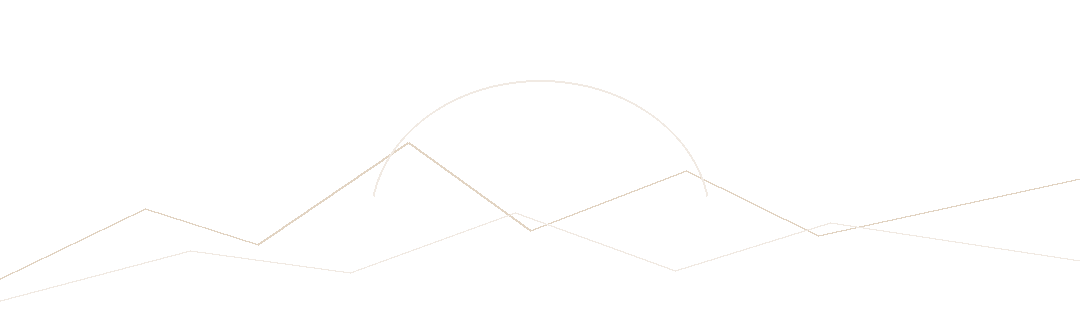
#> input picture design/source/v1.22.1/footer-baseline/light/vela_ornament_home_footer.webp, 1080 x 320 px; the run also reads 1 picture not shown here
$ python validate_v1221_footers.py
#> lines starting #> are read from the running program, lines starting #| are printed output that depends on the picture
from __future__ import annotations

import hashlib
import json
from pathlib import Path

import numpy as np
from PIL import Image, ImageFilter


ROOT = Path(__file__).resolve().parents[3]
BASELINE = Path(__file__).resolve().parent / "footer-baseline"
OUTPUT = ROOT / "design/validation/v1.22.1/footer-validation.json"
SCENES = ("home", "tasks", "insights", "settings")


def local_mean(values: np.ndarray, radius: int = 5) -> np.ndarray:
    window = radius * 2 + 1
    padded = np.pad(values, radius, mode="reflect")
    integral = np.pad(padded, ((1, 0), (1, 0)), mode="constant").cumsum(0).cumsum(1)
    total = (
        integral[window:, window:]
        - integral[:-window, window:]
        - integral[window:, :-window]
        + integral[:-window, :-window]
    )
    return total / float(window * window)


def ssim(reference: Image.Image, candidate: Image.Image) -> float:
    left = np.asarray(reference.convert("RGB"), dtype=np.float64)
    right = np.asarray(candidate.convert("RGB"), dtype=np.float64)
    c1 = (0.01 * 255.0) ** 2
    c2 = (0.03 * 255.0) ** 2
    scores: list[float] = []
    for channel in range(3):
        x = left[:, :, channel]
        y = right[:, :, channel]
        mu_x = local_mean(x)
        mu_y = local_mean(y)
        sigma_x = local_mean(x * x) - mu_x * mu_x
        sigma_y = local_mean(y * y) - mu_y * mu_y
        sigma_xy = local_mean(x * y) - mu_x * mu_y
        numerator = (2 * mu_x * mu_y + c1) * (2 * sigma_xy + c2)
        denominator = (mu_x * mu_x + mu_y * mu_y + c1) * (sigma_x + sigma_y + c2)
        scores.append(float(np.mean(numerator / np.maximum(denominator, 1e-12))))
    return float(np.mean(scores))


def composite(image: Image.Image, dark: bool) -> Image.Image:
    background = (0x12, 0x1D, 0x29, 255) if dark else (0xF2, 0xEB, 0xE2, 255)
    result = Image.new("RGBA", image.size, background)
    result.alpha_composite(image.convert("RGBA"))
    return result.convert("RGB")


def sha256(path: Path) -> str:
    return hashlib.sha256(path.read_bytes()).hexdigest().upper()


def main() -> None:
    records: dict[str, dict[str, object]] = {}
    for theme, dark, resource_folder in (
        ("light", False, "drawable-nodpi"),
        ("dark", True, "drawable-night-nodpi"),
    ):
        for scene in SCENES:
            name = f"vela_ornament_{scene}_footer.webp"
            baseline = Image.open(BASELINE / theme / name).convert("RGBA")
#> baseline is the input picture: PIL image 1080x320 RGBA; mean R, G, B, A 1.7, 1.2, 0.5, 0.6
            candidate_path = ROOT / "app/src/main/res" / resource_folder / name
            candidate = Image.open(candidate_path).convert("RGBA")
            downsampled = candidate.resize(baseline.size, Image.Resampling.BOX)
            baseline_display = composite(baseline, dark)
#> in composite, `result = Image.new("RGBA", image.size, background)`:
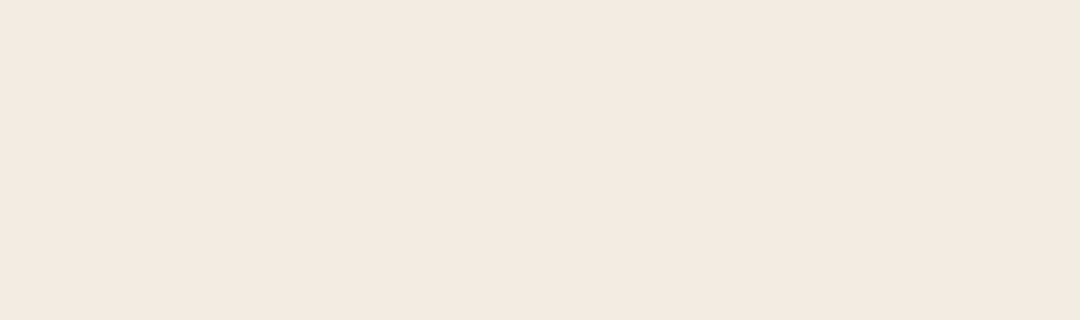
#> result: PIL image 1080x320 RGBA; mean R, G, B, A 242, 235, 226, 255
            candidate_display = composite(downsampled, dark)
            pixel_score = ssim(baseline_display, candidate_display)
#> the loop in ssim, `for channel in range(3):` made 3 passes
#> pass 1, in local_mean, `integral = np.pad(padded, ((1, 0), (1, 0)), mode="constant").cumsum(0)..`:
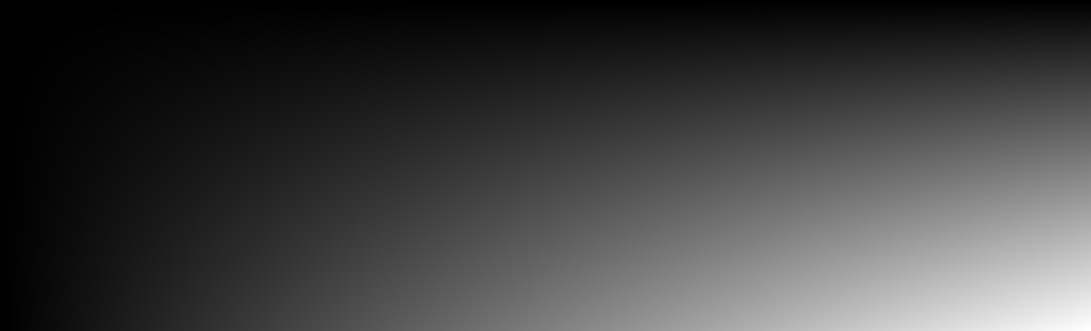
#> integral: shape (331, 1091) float64; min 0, max 86978196, mean 21749229.1; drawn with min black and max white
#> after the loop in ssim, `for channel in range(3):`:
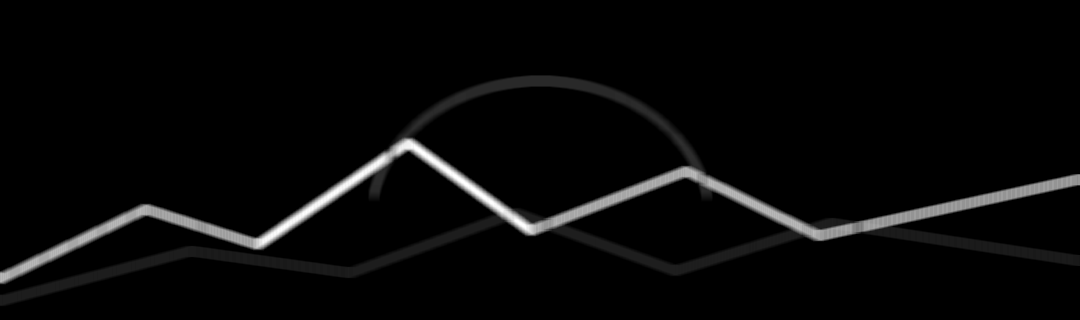
#> denominator: shape (320, 1080) float64; min 5978571, max 85454107.6, mean 8507405.2; drawn with min black and max white
#> after the loop in ssim, `for channel in range(3):`:
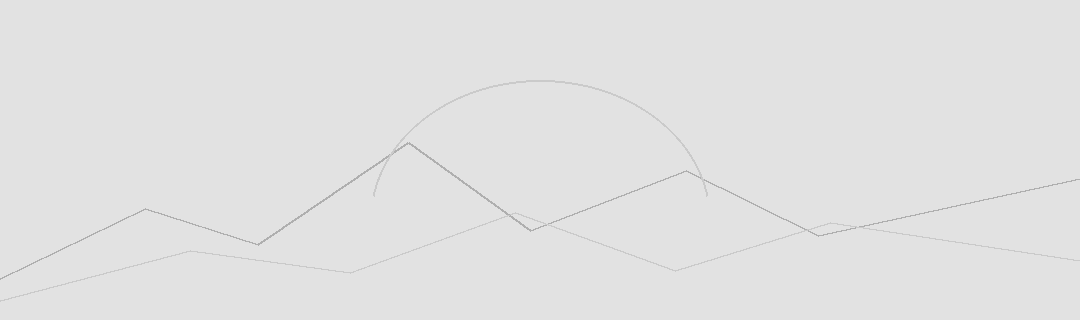
#> x: shape (320, 1080) float64; min 175, max 226, mean 225.6
#> after the loop in ssim, `for channel in range(3):`: scores = [0.999, 0.999, 0.999]
#> pixel_score = 0.999
            # A one-pixel display-space blur removes only raster edge-phase
            # differences. It keeps every ridge, arc and star in the comparison
            # while measuring the approved composition rather than old aliasing.
            structural_score = ssim(
                baseline_display.filter(ImageFilter.GaussianBlur(1.0)),
                candidate_display.filter(ImageFilter.GaussianBlur(1.0)),
            )
#> after the loop in ssim (call 2), `for channel in range(3):`:
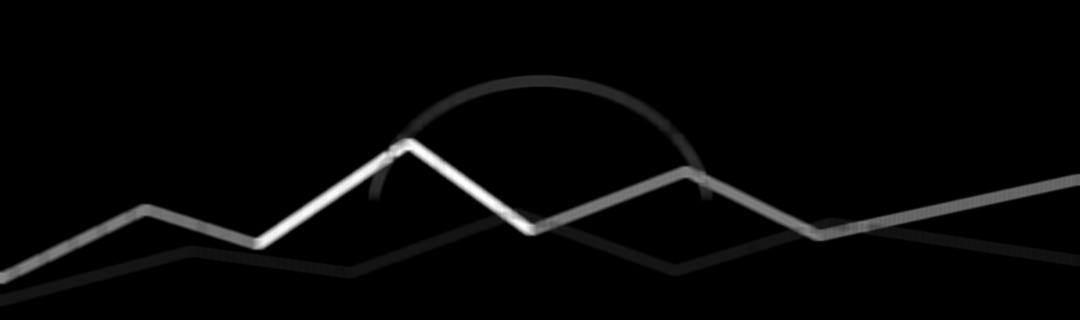
#> denominator: shape (320, 1080) float64; min 5978571, max 34636212.3, mean 6762480.2; drawn with min black and max white
#> after the loop in ssim (call 2), `for channel in range(3):`: scores = [1, 0.999, 0.999]
#> structural_score = 0.999
            records[f"{theme}:{scene}"] = {
                "baselineSize": list(baseline.size),
                "candidateSize": list(candidate.size),
                "rawPixelSsim": round(pixel_score, 6),
                "structuralSsim": round(structural_score, 6),
                "sha256": sha256(candidate_path),
            }

    report = {
        "assets": records,
        "checks": {
            "allCandidatesAre2160x640": all(
                value["candidateSize"] == [2160, 640] for value in records.values()
            ),
            "allStructuralSsimAtLeast0_995": all(
                value["structuralSsim"] >= 0.995 for value in records.values()
            ),
        },
    }
    OUTPUT.parent.mkdir(parents=True, exist_ok=True)
    OUTPUT.write_text(json.dumps(report, ensure_ascii=False, indent=2), encoding="utf-8")
    print(OUTPUT)
    print(json.dumps(report["checks"], ensure_ascii=False))


if __name__ == "__main__":
#> (the run stopped early here; a loop or call above may not have finished)
